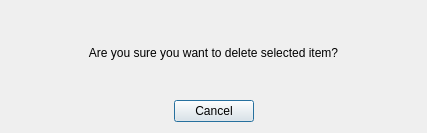
<?xml version="1.0" encoding="UTF-8"?>
<ui version="4.0">
 <class>DeleteDialog</class>
 <widget class="QDialog" name="DeleteDialog">
  <property name="geometry">
   <rect>
    <x>0</x>
    <y>0</y>
    <width>427</width>
    <height>133</height>
   </rect>
  </property>
  <property name="windowTitle">
   <string>Delete</string>
  </property>
  <layout class="QVBoxLayout" name="verticalLayout">
   <item>
    <widget class="QLabel" name="TextLabel">
     <property name="font">
      <font>
       <pointsize>9</pointsize>
      </font>
     </property>
     <property name="text">
      <string>Are you sure you want to delete selected item?</string>
     </property>
     <property name="alignment">
      <set>Qt::AlignCenter</set>
     </property>
    </widget>
   </item>
   <item>
    <widget class="QDialogButtonBox" name="buttonBox">
     <property name="standardButtons">
      <set>QDialogButtonBox::Cancel</set>
     </property>
     <property name="centerButtons">
      <bool>true</bool>
     </property>
    </widget>
   </item>
  </layout>
 </widget>
 <resources/>
 <connections/>
</ui>
